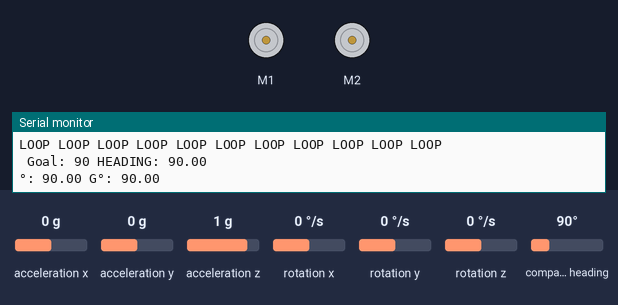
This sketch was run on a simulated Arduino Uno, built with avr-gcc and run on an emulated ATmega328P. Shown: 2 × DC motor (green arrow = forward, orange = backward, longer = faster), the last lines printed to the serial monitor. The inputs (shaded band) are chosen by the test bench; at power-on: compass heading 90°, acceleration x 0 g, acceleration y 0 g, acceleration z 1 g, rotation x 0 °/s, rotation y 0 °/s, rotation z 0 °/s.

Above: at 1.4 s.
1.5 s: compass heading set to 7°
At 3.3 s:
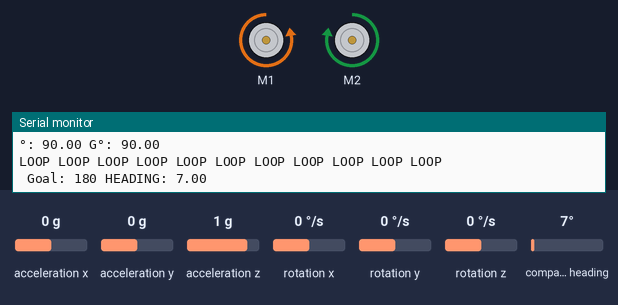
4.3 s: compass heading set to 180°
At 7.06 s:
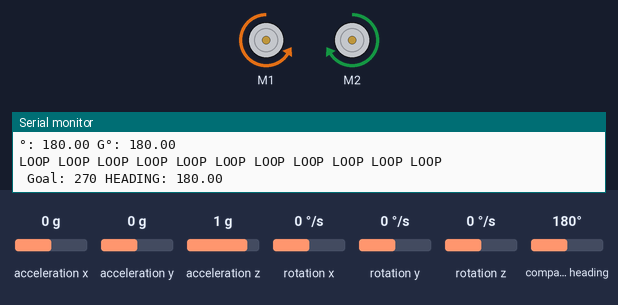
7.3 s: compass heading set to 352°
At 7.6 s:
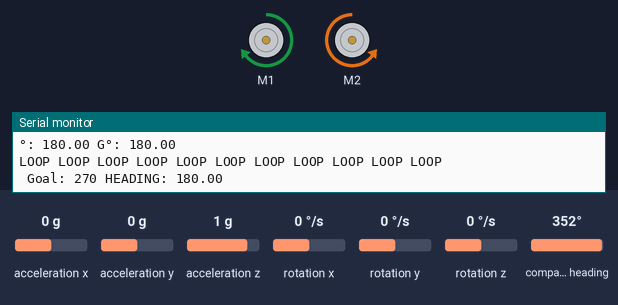
8.8 s: compass heading set to 176°
At 9.9 s:
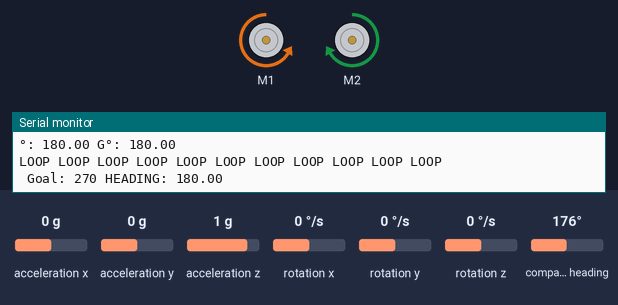
10.3 s: compass heading set to 269°
At 11.1 s:
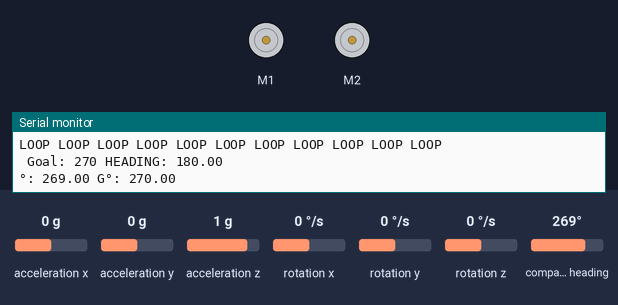
Timing chart, 0 to 14.3 s (numbered marks = the images above; inputs shaded):
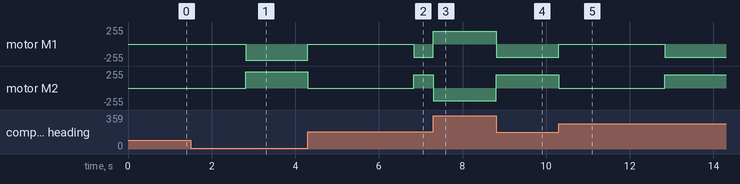

The sketch:

turn-test.ino
```cpp
/*
 I'm using SparkFun's LSM303 breakout. Only power and the two
   I2C lines are connected:
   LSM303 Breakout ---------- Arduino
         Vin                   5V
         GND                   GND
         SDA                   A4
         SCL                   A5
*/

#include <RedBot.h>
#include <Wire.h>
#include <LSM303.h>
#include <math.h>

// Instantiate the motors.
RedBotMotor motors;

LSM303 compass;

float pitch = 0;
float roll = 0;
long l = 0, r = 0, f = 0, b = 0;
const int FRONT = 0;
const int RIGHT = 1;
const int BACK = 2;
const int LEFT = 3;
int goalHeading = 0;
int loopNum = 0;
float Heading = 0;

void setup(){
   // We *probably* won't see the hardware serial data; what good is a robot
  //  that has to be tethered to a computer?
  Serial.begin(9600);
  Wire.begin();  // Start up I2C, required for LSM303 communication
  compass.init();
  compass.enableDefault();

  /*
  Calibration values; the default values of +/-32767 for each axis
  lead to an assumed magnetometer bias of 0. Use the Calibrate example
  program to determine appropriate values for your particular unit.
  */
  compass.m_min = (LSM303::vector<int16_t>){-784, -623, -555};
  compass.m_max = (LSM303::vector<int16_t>){+322, +517, +489};

  Serial.println("Turn-Test");
  goalHeading = 0;
  delay(250);
}

void loop(){
  Serial.println("LOOP LOOP LOOP LOOP LOOP LOOP LOOP LOOP LOOP LOOP LOOP");
  compass.read();
  Heading = compass.heading();
  goalHeading = goalHeading + 90;
  goalHeading = goalHeading % 360;
  Serial.print(" Goal: ");
  Serial.print(goalHeading);
  Serial.print(" HEADING: ");
  Serial.print(Heading);
  Serial.println();
  turnTo(goalHeading, 0);
  loopNum++;
  delay(2500);
}

void turnTo(float dir, int n){
  if(n > 2) return;
  compass.read();
  Heading = compass.heading();
  int t = getTurn(Heading, dir);
  int mag; //how fast to turn based on how magnitude of turn
  while(abs(t) >= 2){
    if(n == 0){
      mag = map(abs(t), 0, 180, 150, 250);
    }else{
      mag = map(abs(t), 0, 180, 110, 150);
    }

    if( t >= 2){
       motors.pivot(-mag);
    }else{
       motors.pivot(mag);
    }
    compass.read();
    Heading = compass.heading();
    t = getTurn(Heading, dir);
  }
  motors.stop();
  delay(10); //compensate for problem with motor stop interfereing with compass.
  compass.read();
  Heading = compass.heading();
  t = getTurn(Heading, dir);
  if(abs(t) >= 2) turnTo(dir, n+1);
  Serial.print("°: ");
  Serial.print(Heading);
  Serial.print(" G°: ");
  Serial.println(dir);
}

/*
void turnTo(float dir, int numCalled){
  compass.read();
  Heading = compass.heading();
  int t = getTurn(Heading, dir);
  while(t >= 2){
    int mag = map(abs(t), 0, 180, 110, 250); //how fast to turn based on how magnitude of turn
    if(t >= 1){
      motors.pivot(-mag);
    }else{
      motors.pivot(mag);
    }
    delay(30);
    compass.read();
    Heading = compass.heading();
    t = getTurn(Heading, dir);
    Serial.print(numCalled);
     Serial.print(" Goal: ");
    Serial.print(dir);
    Serial.print(" HEADING: ");
    Serial.print(Heading);
    Serial.print(" t: ");
    Serial.print(t);
    Serial.print(" MAG:");
    Serial.println(mag);
  }
  motors.brake();
  int newNumCalled = numCalled + 1;
  if(abs(t) > 2) turnTo(dir, newNumCalled);
}

*/

int getTurn(float cur, float goal){
   int t = goal-cur;
    if(t > 180){
       t = 360 - t;
      t = -1 * t;
    }else if(t < -180){
      t = t + 360;
      if(t < 0) t = -1 * t;
    }
    return t;
}

long ping(int direction){
  long duration;
  long cm = 0;
   switch(direction){
      case FRONT:
        //ping is triggered by a high pulse of more than 2 microseconds
         //gives a short LOW pulse beforehand to ensure clean High signal
         pinMode(A2, OUTPUT);
         digitalWrite(A2, LOW);
         delayMicroseconds(2);
         digitalWrite(A2, HIGH);
         delayMicroseconds(5);
         digitalWrite(A2, LOW);

         //the same pin is used to read the signal from the ping
         //a high pulse whos duration is the time from the sending
         //of the ping to the reception of its echo off of an object
         pinMode(A3, INPUT);
         duration = pulseIn(A3, HIGH, 8000);
      break;
      case RIGHT:
        //ping is triggered by a high pulse of more than 2 microseconds
         //gives a short LOW pulse beforehand to ensure clean High signal
         pinMode(10, OUTPUT);
         digitalWrite(10, LOW);
         delayMicroseconds(2);
         digitalWrite(10, HIGH);
         delayMicroseconds(5);
         digitalWrite(10, LOW);

         //the same pin is used to read the signal from the ping
         //a high pulse whos duration is the time from the sending
         //of the ping to the reception of its echo off of an object
         pinMode(10, INPUT);
         duration = pulseIn(10, HIGH, 8000);
      break;
      case BACK:
        //ping is triggered by a high pulse of more than 2 microseconds
         //gives a short LOW pulse beforehand to ensure clean High signal
         pinMode(11, OUTPUT);
         digitalWrite(11, LOW);
         delayMicroseconds(2);
         digitalWrite(11, HIGH);
         delayMicroseconds(5);
         digitalWrite(11, LOW);

         //the same pin is used to read the signal from the ping
         //a high pulse whos duration is the time from the sending
         //of the ping to the reception of its echo off of an object
         pinMode(11, INPUT);
         duration = pulseIn(11, HIGH, 8000);
      break;
      case LEFT:
        //ping is triggered by a high pulse of more than 2 microseconds
         //gives a short LOW pulse beforehand to ensure clean High signal
         pinMode(A0, OUTPUT);
         digitalWrite(A0, LOW);
         delayMicroseconds(2);
         digitalWrite(A0, HIGH);
         delayMicroseconds(5);
         digitalWrite(A0, LOW);

         //the same pin is used to read the signal from the ping
         //a high pulse whos duration is the time from the sending
         //of the ping to the reception of its echo off of an object
         pinMode(A1, INPUT);
         duration = pulseIn(A1, HIGH, 8000);
      break;
   }

    //convert time to distance
     //feet = microsecondsToFeet(duration);
    // inches = microsecondsToInches(duration);
     cm = microsecondsToCentimeters(duration);
     return cm;
}


long microsecondsToInches(long microseconds){
 /*according to the datasheet there are 73.746 microseconds
 per inch, 1130 ft per second. Divided by 2 for outbound and return
 */
 return microseconds / 74 / 2;
}

long microsecondsToFeet(long microseconds){
 /*according to the datasheet there are 73.746 microseconds
 per inch, 1130 ft per second. Divided by 2 for outbound and return
 */
 return microsecondsToInches(microseconds)/12;
}

long microsecondsToCentimeters(long microseconds){
  /*The speed of sound is 340m/s or 29 microseconds
  per centimeter. divided by 2 for inbound and outboud trips.*/

  return microseconds / 29 / 2;
}
```

Measured:
- after the input at 1.5 s, motor M1: stopped → backward 245/255 after 1.3 s; motor M2: stopped → forward 245/255 after 1.3 s
- after the input at 4.3 s, motor M1: backward 245/255 → stopped at once, → backward 199/255 2.5 s later; motor M2: forward 245/255 → stopped at once, → forward 199/255 2.5 s later
- after the input at 7.3 s, motor M1: backward 199/255 → forward 194/255 at once; motor M2: forward 199/255 → backward 194/255 at once
- after the input at 8.8 s, motor M1: forward 194/255 → backward 201/255 at once; motor M2: backward 194/255 → forward 201/255 at once
- after the input at 10.3 s, motor M1: backward 201/255 → stopped at once, → backward 199/255 2.5 s later; motor M2: forward 201/255 → stopped at once, → forward 199/255 2.5 s later
